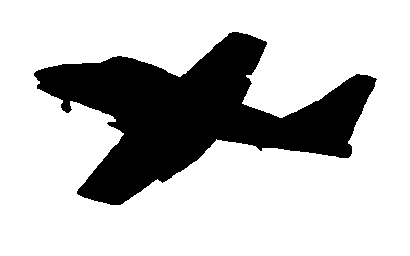
#> input picture bin.png, 410 x 256 px
$ python fronteira_int.py
#> lines starting #> are read from the running program, lines starting #| are printed output that depends on the picture; after the words box and inside, x2 and y2 are one past the last pixel; in counts of white or black regions, pixels touching at a corner belong together
#> `imagem_binaria = cv2.imread('bin.png', cv2.IMREAD_GRAYSCALE)`: imagem_binaria: shape (256, 410); 75.7% white; 1 black region, box (x1, y1, x2, y2) and area: (34, 32, 377, 205) 25454
import cv2

import numpy as np

import matplotlib.pyplot as plt

def fronteira_interna_manual(imagem_binaria, elemento_estruturante):

    es_h, es_w = elemento_estruturante.shape
    es_center = (es_h // 2, es_w // 2)
    h, w = imagem_binaria.shape
#> h = 256; w = 410
    imagem_erodida = np.zeros_like(imagem_binaria)


    for i in range(es_center[0], h - es_center[0]):
        for j in range(es_center[1], w - es_center[1]):

            regiao = imagem_binaria[i - es_center[0]:i + es_center[0] + 1,
                                    j - es_center[1]:j + es_center[1] + 1]

            if np.all((regiao == 255)[elemento_estruturante == 1]):

                imagem_erodida[i, j] = 255
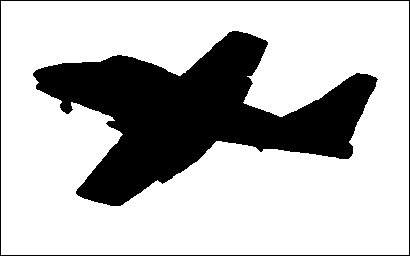
#> imagem_erodida: shape (256, 410); 73.5% white; 2 black regions, box (x1, y1, x2, y2) and area: (33, 31, 378, 206) 26457, (0, 0, 410, 256) 1328


    fronteira = imagem_binaria - imagem_erodida
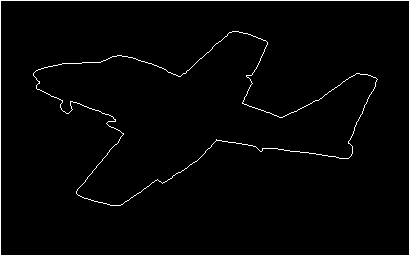
#> fronteira: shape (256, 410); 2.2% white in thin lines or dots

    return fronteira

#imagem binária

imagem_binaria = cv2.imread('bin.png', cv2.IMREAD_GRAYSCALE)


elemento_estruturante = np.array([[0, 1, 0],

                                   [1, 1, 1],

                                   [0, 1, 0]], dtype=np.uint8)

fronteira = fronteira_interna_manual(imagem_binaria, elemento_estruturante)


plt.figure(figsize=(10, 5))

plt.subplot(1, 2, 1)
plt.title('Imagem Binária')
plt.imshow(imagem_binaria, cmap='gray')
plt.axis('off')

plt.subplot(1, 2, 2)
plt.title('Fronteira Interna')
plt.imshow(fronteira, cmap='gray')
plt.axis('off')

plt.tight_layout()

plt.show()
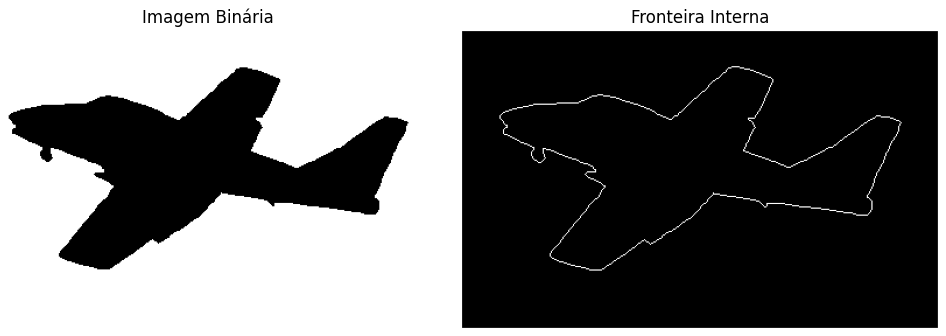
#> figure drawn by matplotlib, 2 panels
